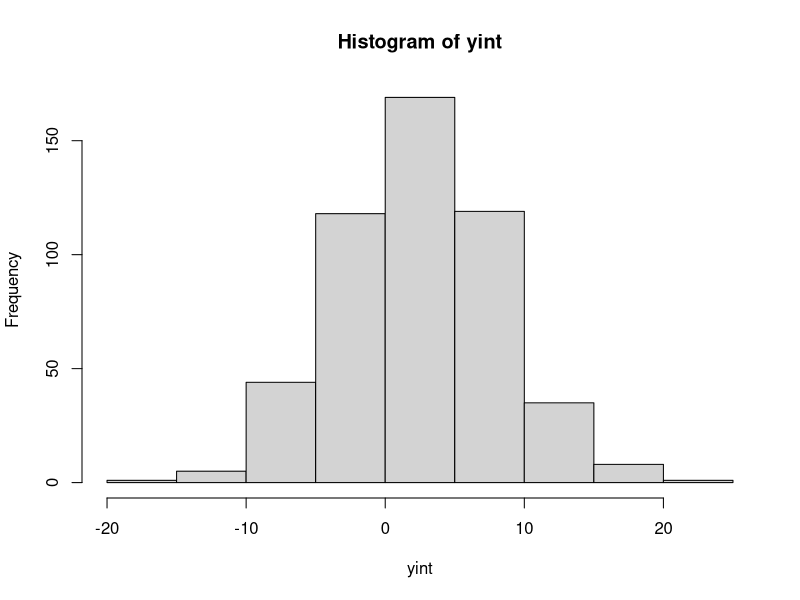
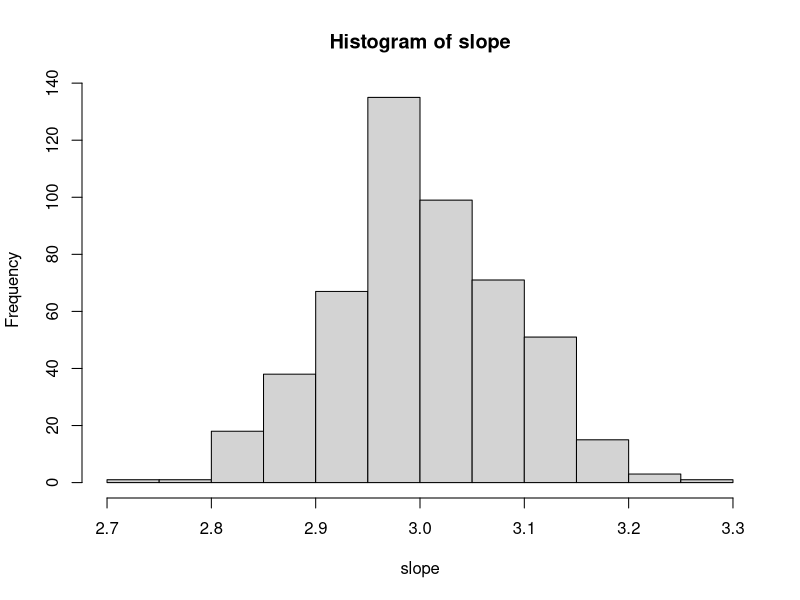
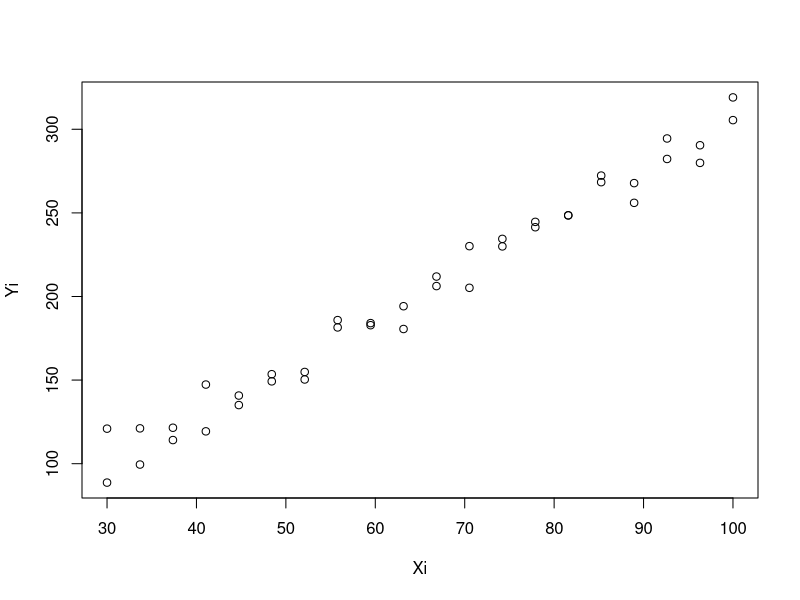

The R source for these figures, in order:
## ---- chunk 1
knitr::opts_chunk$set(
	# eval = FALSE,
	message = FALSE,
	warning = FALSE, 
	echo = FALSE)
## ---- chunk 2
# Important Simulation Fun

N <- 500 # reps of how many times you'll grab your samples
yint <- rep(NA, N) # create "N" empty boxes and fill them with "NA"'s. We'll append to the data into them later
slope <- rep(NA, N) # create empty boxes to append the data to later

for (i in 1:N){
  n <- 40
  Xi <- rep(seq(30, 100, length.out=n/2), each=2) #n must be even. 20 x's!
      # create x values from this to this and make the n/2 of them. It'll do the division of what the steps need to be automatically
      # this is playing with the denominator of the variance formula (summation of individual x values - mean of x's all squared)
      # making the x values

  Yi <- 2.5 + 3*Xi + rnorm(n, 0, 11.2) # the law, 40 y's!!! 
    # making the y values
    # y-int + slope * X + error term
  # We make the law (yint and slope), then feed in the randomized x values we coded up
    # rnorm is the error term. 
    # rnorm(n, mean, constant variance)
    # this is sigma squared (numerator of standard error)

  
  mylm <- lm(Yi ~ Xi) 
  
  yint[i] <- coef(mylm)[1] #intercept only
  slope[i] <- coef(mylm)[2] #slope only
}
hist(yint) # histogram of all the y-intercepts made from the "N" repetitions of the n sample size and the data created by the Xi and Yi values.
hist(slope) #
plot(Yi ~ Xi)


#standard error: spread of statistics (b0 and b1)


